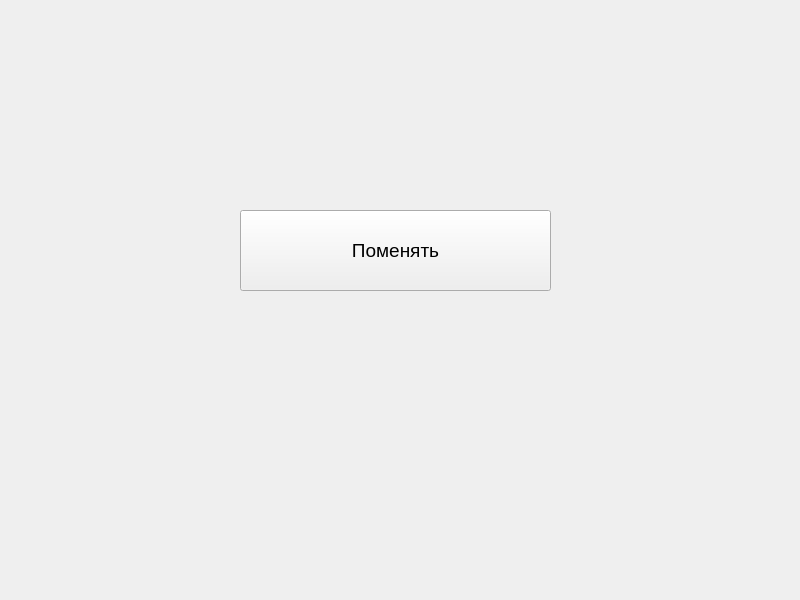
<?xml version="1.0" encoding="UTF-8"?>
<ui version="4.0">
 <class>MainWindow</class>
 <widget class="QMainWindow" name="MainWindow">
  <property name="geometry">
   <rect>
    <x>0</x>
    <y>0</y>
    <width>800</width>
    <height>600</height>
   </rect>
  </property>
  <property name="windowTitle">
   <string>MainWindow</string>
  </property>
  <widget class="QWidget" name="centralwidget">
   <widget class="QPushButton" name="pushButton">
    <property name="geometry">
     <rect>
      <x>240</x>
      <y>210</y>
      <width>311</width>
      <height>81</height>
     </rect>
    </property>
    <property name="font">
     <font>
      <pointsize>14</pointsize>
     </font>
    </property>
    <property name="text">
     <string>Поменять</string>
    </property>
   </widget>
  </widget>
 </widget>
 <resources/>
 <connections/>
</ui>
